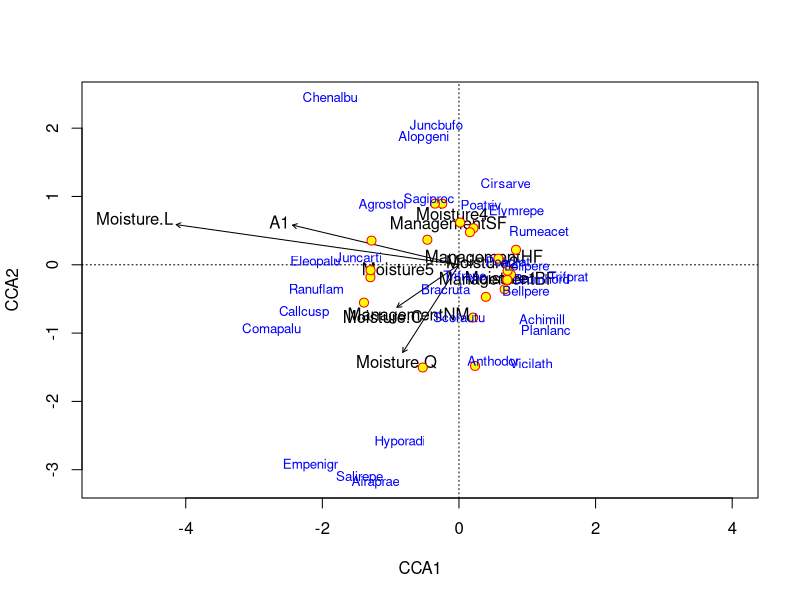
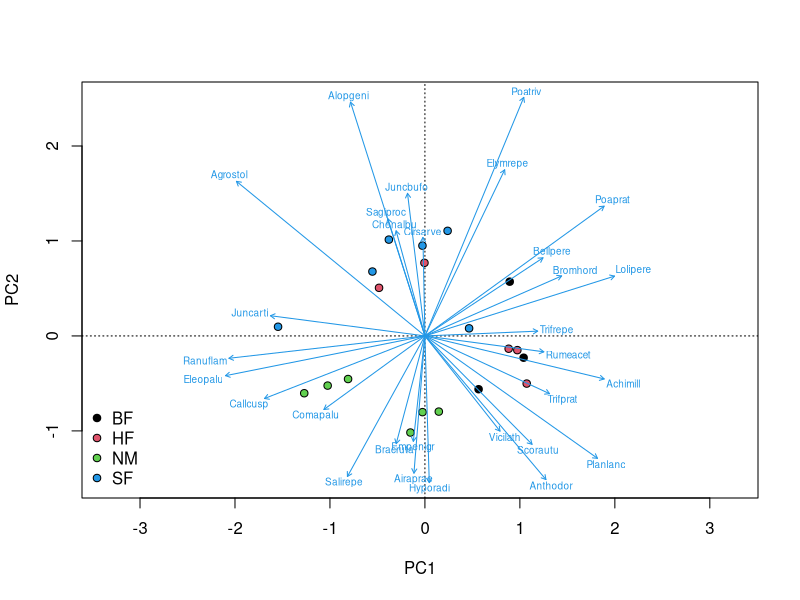

These figures' R source, in order:
library(vegan)


### Name: plot.cca
### Title: Plot or Extract Results of Constrained Correspondence Analysis
###   or Redundancy Analysis
### Aliases: plot.cca text.cca points.cca scores.cca scores.rda summary.cca
###   print.summary.cca head.summary.cca tail.summary.cca
### Keywords: hplot aplot

### ** Examples

data(dune)
data(dune.env)
mod <- cca(dune ~ A1 + Moisture + Management, dune.env)
## better control -- remember to set scaling etc identically
plot(mod, type="n", scaling="sites")
text(mod, dis="cn", scaling="sites")
points(mod, pch=21, col="red", bg="yellow", cex=1.2, scaling="sites")
text(mod, "species", col="blue", cex=0.8, scaling="sites")
## catch the invisible result and use ordiplot support - the example
## will make a biplot with arrows for species and correlation scaling
pca <- rda(dune)
pl <- plot(pca, type="n", scaling="sites", correlation=TRUE)
with(dune.env, points(pl, "site", pch=21, col=1, bg=Management))
text(pl, "sp", arrow=TRUE, length=0.05, col=4, cex=0.6, xpd=TRUE)
with(dune.env, legend("bottomleft", levels(Management), pch=21, pt.bg=1:4, bty="n"))
## Limited output of 'summary'
head(summary(mod), tail=2)
## Scaling can be numeric or more user-friendly names
## e.g. Hill's scaling for (C)CA
scrs <- scores(mod, scaling = "sites", hill = TRUE)
## or correlation-based scores in PCA/RDA
scrs <- scores(rda(dune ~ A1 + Moisture + Management, dune.env),
               scaling = "sites", correlation = TRUE)
